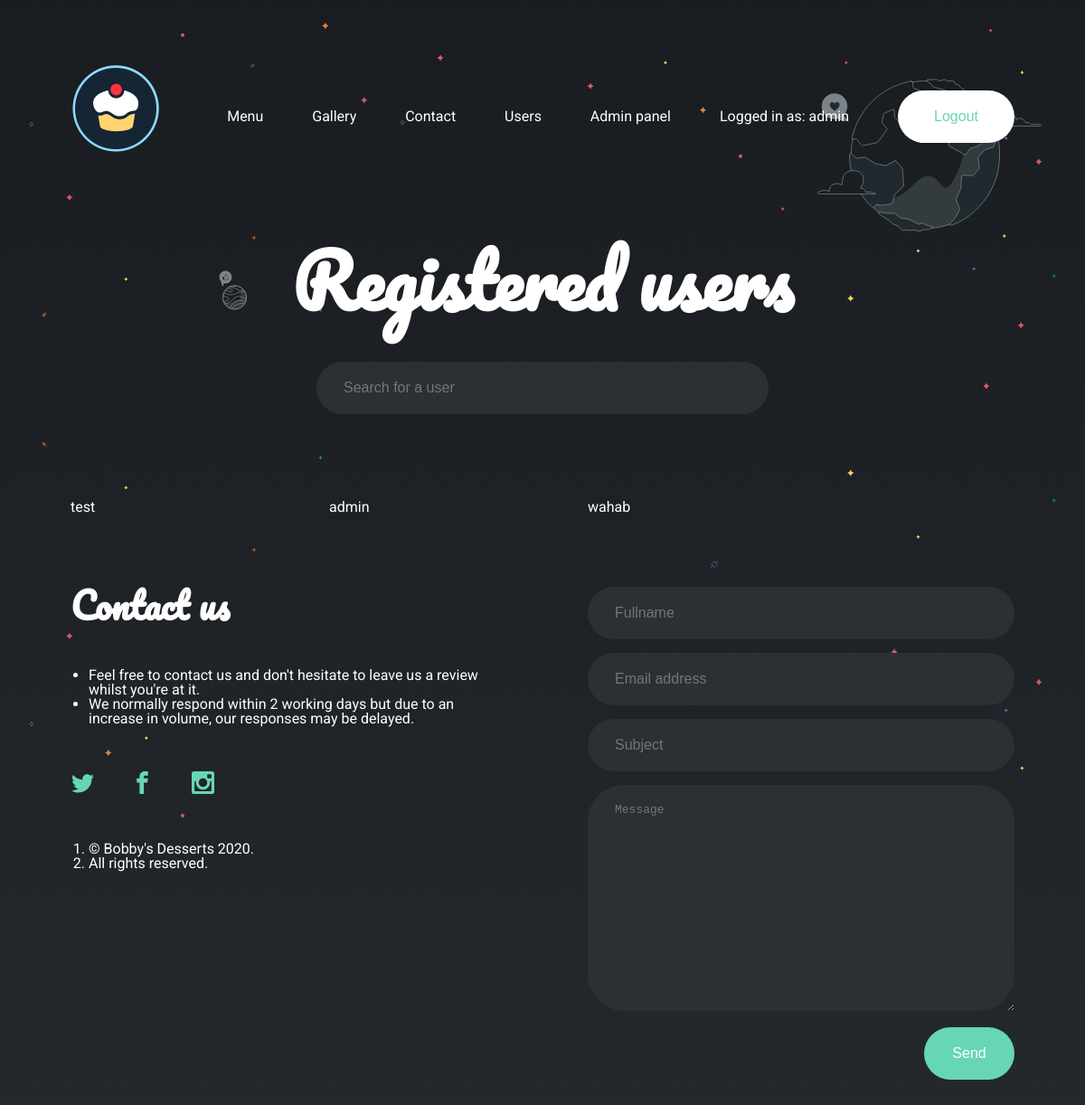
The page /users.php (signed in) on the database its author committed.
### tables this page shows
CREATE TABLE `users` (
  `user_id` int(11) NOT NULL,
  `username` tinytext NOT NULL,
  `email_address` tinytext NOT NULL,
  `password` longtext NOT NULL,
  `user_level` int(1) NOT NULL DEFAULT '0'
);

### users.php (the view, shortened to what this page needs)
<?php require 'includes/dbh.inc.php'; ?>
<!DOCTYPE html>
<html lang="en">
<head>
    <link rel="stylesheet" href="assets/css/main.css">
</head>
<body>
    <header>
        <div class="container">
            <?php require "header.php"?>
            <div class="hero">
                <h1 class="title">Registered users</h1>
            </div>
            <input type="text" id="searchbar" name="searchbar" placeholder="Search for a user">
        </div>
    </header>
    <section id="menu">
        <div class="container">
            <div class="users-grid grid">
                <?php
                    $sql = "SELECT * FROM users";
                    $records = mysqli_query($conn, $sql);
                ?>
                <?php
                    while ($row = mysqli_fetch_array($records)) {
                        echo "<div class='user-item item'>
                            <div class='user-name'>".$row['username']."</div>
                        </div>";
                    }
                ?>
            </div>
        </div>
    </section>
    <?php require "footer.php"?>
</body>
</html>

### assets/css/main.css (style rules this page uses)
* { box-sizing: border-box; margin: 0; padding: 0; border: 0; outline: 0; font-size: 100%; vertical-align: baseline; background: transparent; }
*:before, *:after { box-sizing: inherit; }
body { color: white; font-weight: 400; font-family: 'Roboto', sans-serif; background-color: #24292e; background-image: url('../img/bg.svg'), linear-gradient(#191c20, #24292e 100%); background-size: contain; background-position: top; background-attachment: fixed; background-repeat: no-repeat; -webkit-font-smoothing: antialiased; -webkit-text-size-adjust: 100%; line-height: 1; }
.container { width: 87%; max-width: 1100px; margin: 0 auto; }
section, header, footer { margin: 70px 0; }
.grid { display: grid; grid-template-columns: 1fr 1fr; grid-column-gap: 100px; grid-row-gap: 50px; margin-top: 80px; }
input, textarea { background: #2B3034; margin-bottom: 15px; border-radius: 999px; padding: 20px 30px; font-weight: 300; width: 100%; color: white; }
h1 { margin: 0; font-family: 'Pacifico', cursive; font-size: 80px; color: white; text-align: center; }
header { text-align: center; width: 100%; }
.hero { z-index: -1; position: relative; padding-top: 200px; text-align: center; max-width: 700px; margin: 0 auto; }
#searchbar { margin-top: 50px; background: #2B3034; border-radius: 999px; padding: 20px 30px; font-weight: 300; width: 500px; }
.users-grid { grid-template-columns: 1fr 1fr 1fr 1fr; }

### rows shown on the page
users: username "test"
users: username "admin"
users: username "wahab"

### other values the page prints
$_SESSION['session_username'] "admin"
